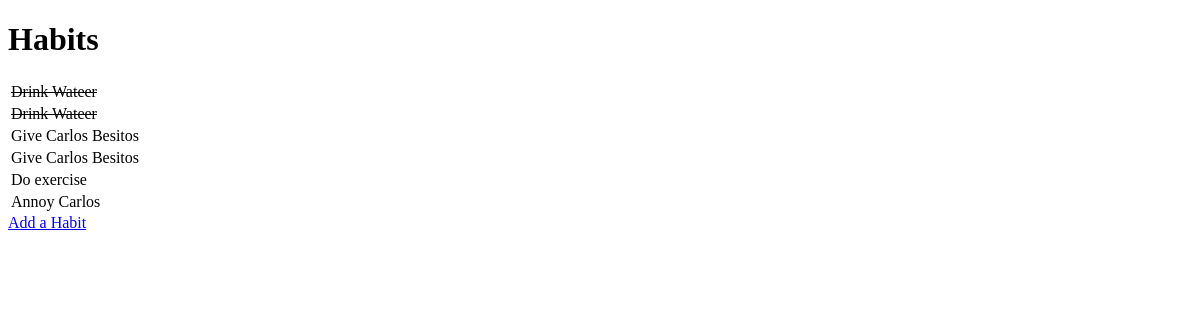
Before: / with the older database file.
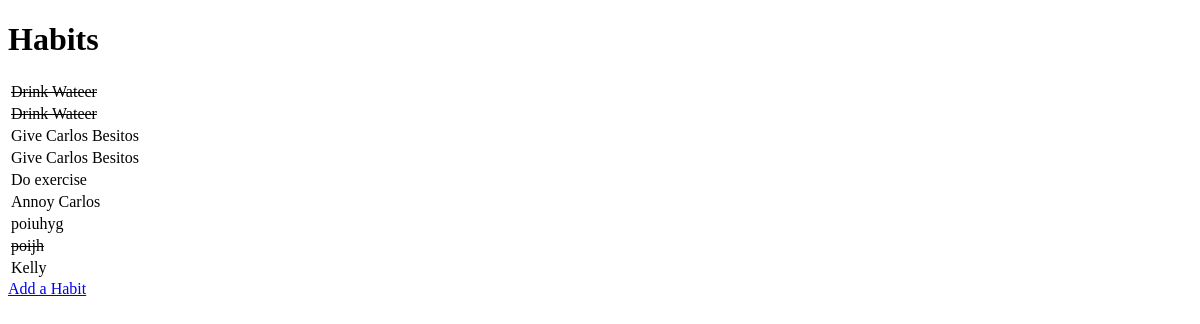
After: the same page with the newer database file.
### habit/models.py (models this page shows, shortened)
class Item(models.Model):
    name = models.CharField(max_length=50, null=False, blank=False)
    done = models.BooleanField(null=False, blank=False, default=False)

### habit/views.py (the view)
# urls.py: path('', get_habits, name = 'get_habits'),
def get_habits(request):
    items = Item.objects.all()
    context = {
        'items': items
    }
    return render(request, 'habits/habits.html', context)

### habit/templates/habits/habits.html (shortened to what this page needs)
<!DOCTYPE html>
<html lang="en">
<head>
</head>
<body>
<h1>Habits
</h1>
<table>
    {% for item in items %}
        <tr>
            {% if item.done %}
                <td><strike>{{ item.name }}</strike></td>
            {% else %}
                <td>{{ item.name }}</td>
            {% endif %}
        </tr>
        {% empty %}
        <tr><td>Create New Habits</td></tr>
    {% endfor %}
</table>
<a href = "/add">Add a Habit</a>
</body>
</html>

Changed rows visible on the page:
added Item: name "poiuhyg"
added Item: name "poijh"
added Item: name "Kelly"
